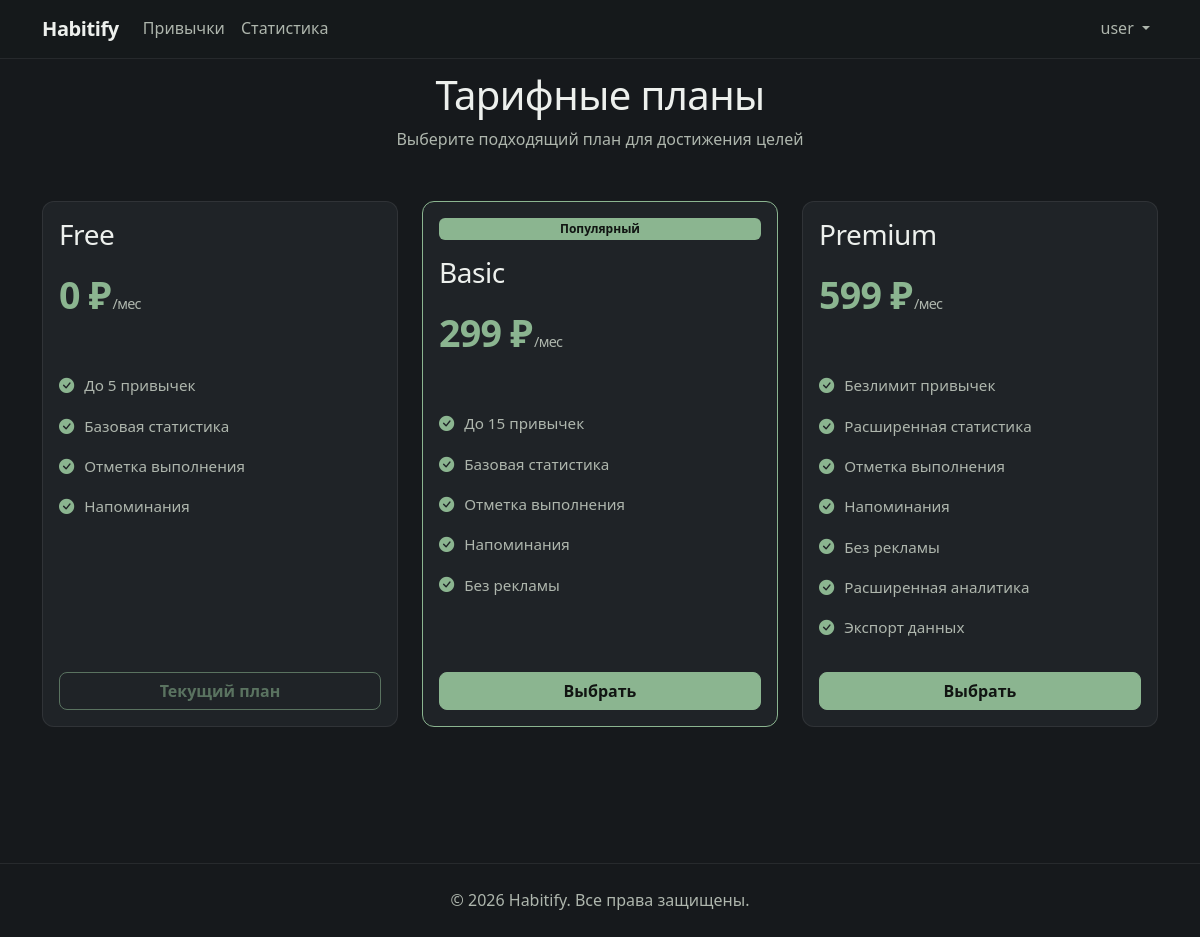
Page /pricing (signed in) on the committed database.
### tables this page shows
CREATE TABLE users (
    id INT AUTO_INCREMENT PRIMARY KEY,
    username VARCHAR(50) NOT NULL UNIQUE,
    email VARCHAR(255) NOT NULL UNIQUE,
    password_hash VARCHAR(255) NOT NULL,
    role ENUM('user', 'admin') DEFAULT 'user',
    subscription_type ENUM('free', 'basic', 'premium') DEFAULT 'free',
    is_banned TINYINT(1) DEFAULT 0,
    created_at TIMESTAMP DEFAULT CURRENT_TIMESTAMP,
    updated_at TIMESTAMP DEFAULT CURRENT_TIMESTAMP ON UPDATE CURRENT_TIMESTAMP,
    INDEX idx_email (email),
    INDEX idx_username (username),
    INDEX idx_subscription (subscription_type),
    INDEX idx_role (role)
);

### app/Core/View.php (called while the page is built, shortened)
<?php
class View
{
    private static $shared = [];
    public static function share($key, $value = null)
    {
        if (is_array($key)) {
            self::$shared = array_merge(self::$shared, $key);
        } else {
            self::$shared[$key] = $value;
        }
    }
    public static function render($template, $data = [])
    {
        $data = array_merge(self::$shared, $data);
        return self::renderFile($template, $data);
    }
    public static function escape($value)
    {
        return htmlspecialchars((string)$value, ENT_QUOTES, 'UTF-8');
    }
    private static function renderFile($template, $data)
    {
        $path = self::resolvePath($template);
        extract($data, EXTR_SKIP);
        include $path;
        return ob_get_clean();
    }
    private static function resolvePath($template)
    {
        $template = str_replace('.', DIRECTORY_SEPARATOR, $template);
        return __DIR__ . '/../Views/' . $template . '.php';
    }
}

### app/Core/Controller.php (called while the page is built, shortened)
<?php
abstract class Controller
{
    protected $response;
    protected $auth;
    public function __construct(Container $container)
    {
        $this->response = new Response();
        $this->auth = $container->make(Auth::class);
    }
    protected function view($template, $data = [], $status = 200, $layout = 'layouts.app')
    {
        $csrf = $this->csrfToken();
        $data['csrf'] = $csrf;
        $data['user'] = $data['user'] ?? ($this->auth->check() ? $this->auth->user() : null);
        $data['currentUser'] = $data['user'];
        $data['content'] = View::render($template, $data);
        $result = $layout ? View::render($layout, $data) : $data['content'];
        return $this->response->content($result)->status($status);
    }
    protected function csrfToken()
    {
        return $_SESSION['csrf_token'];
    }
}

### app/Controllers/PricingController.php (called while the page is built, shortened)
<?php
class PricingController extends Controller
{
    public function index()
    {
        return $this->view('pricing.index');
    }
}

### app/Core/Router.php (called while the page is built, shortened)
<?php
class Router
{
    private $container;
    private $routes = [];
    private $basePath = '';
    private $groupStack = [];
    public function __construct(Container $container = null)
    {
        $this->container = $container ?? Container::getInstance();
    }
    public function setBasePath($path)
    {
        $this->basePath = $path;
        return $this;
    }
    public function group(array $attributes, callable $callback)
    {
        $this->groupStack[] = $attributes;
        array_pop($this->groupStack);
        return $this;
    }
    private function addRoute($method, $path, $handler, array $middleware = [])
    {
        $prefix = $this->groupStack ? end($this->groupStack)['prefix'] ?? '' : '';
        $groupMiddleware = $this->groupStack ? end($this->groupStack)['middleware'] ?? [] : [];
        $path = $this->basePath . $prefix . $path;
        $pattern = $this->convertToRegex($path);
        $middleware = array_merge($groupMiddleware, $middleware);
        $this->routes[$method][$pattern] = [
            'pattern' => $path,
            'handler' => $handler,
            'params' => $this->extractParams($path),
            'middleware' => $middleware
        ];
        return $this;
    }
    private function convertToRegex($path)
    {
        $path = preg_replace('/\{([a-zA-Z0-9_]+)\}/', '([^/]+)', $path);
        $path = preg_replace('/\{([a-zA-Z0-9_]+)\?\}/', '([^/]*)', $path);
        return '#^' . $path . '$#';
    }
    private function extractParams($path)
    {
        preg_match_all('/\{([a-zA-Z0-9_]+)(\?)?\}/', $path, $matches);
        return $matches[1];
    }
    public function dispatch(Request $request, Response $response)
    {
        $uri = rtrim($request->path(), '/');
        $method = $request->method();
        foreach (($this->routes[$method] ?? []) as $pattern => $route) {
            if (preg_match($pattern, $uri, $matches)) {
                array_shift($matches);
                $params = array_combine($route['params'], $matches);
                return $this->runRoute($route, $params, $request, $response);
            }
        }
        return $response->json(['error' => 'Route not found'], 404);
    }
    private function runRoute(array $route, array $params, Request $request, Response $response)
    {
        $middleware = $route['middleware'];
        $handler = $route['handler'];
        $params['request'] = $request;
        $params['response'] = $response;
        $core = function ($req, $res) use ($handler, $params) {
            return $this->callHandler($handler, $params, $req, $res);
        };
        $pipeline = array_reduce(
            array_reverse($middleware),
            function ($next, $mwClass) {
                return function ($req, $res) use ($mwClass, $next) {
                    $middleware = $this->container->make($mwClass);
                    return $middleware->handle($req, $res, $next);
                };
            },
            $core
        );
        return $pipeline($request, $response);
    }
    private function callHandler($handler, array $params, Request $request, Response $response)
    {
        if (is_array($handler)) {
            list($controller, $method) = $handler;
            $instance = $this->container->make($controller);
            $args = $this->resolveMethodArgs($instance, $method, $params);
            $result = call_user_func_array([$instance, $method], $args);
        } elseif (is_callable($handler)) {
            $reflector = new \ReflectionFunction(\Closure::fromCallable($handler));
            $args = $this->resolveCallableArgs($reflector, $params);
            $result = call_user_func_array($handler, $args);
        } else {
            throw new \Exception('Invalid route handler');
        }
        if ($result instanceof Response) {
            return $result;
        }
        return $response;
    }
    private function resolveMethodArgs($instance, $method, array $params)
    {
        try {
            $reflector = new \ReflectionMethod($instance, $method);
        } catch (\ReflectionException $e) {
            throw new \Exception("Method {$method} not found");
        }
        return $this->resolveCallableArgs($reflector, $params);
    }
    private function resolveCallableArgs(\ReflectionFunctionAbstract $reflector, array $params)
    {
        $args = [];
        return $args;
    }
}

### app/Core/Model.php (called while the page is built, shortened)
<?php
class Model
{
    protected $db;
    protected $table;
    protected $primaryKey = 'id';
    public function __construct()
    {
        $this->db = Database::getConnection();
    }
    private function quoteColumn(string $column): string
    {
        return "`{$column}`";
    }
    public function find($id)
    {
        $pk = $this->quoteColumn($this->primaryKey);
        $stmt = $this->db->prepare("SELECT * FROM {$this->table} WHERE {$pk} = ?");
        $stmt->execute([$id]);
        $result = $stmt->fetch();
        return $result ?: null;
    }
}

### app/config/database.php (called while the page is built, shortened)
<?php
return [
    'host' => 'localhost',
    'port' => '3306',
    'database' => 'habitify',
    'username' => 'root',
    'password' => 'root',
    'charset' => 'utf8mb4',
    'options' => [
        PDO::ATTR_ERRMODE => PDO::ERRMODE_EXCEPTION,
        PDO::ATTR_DEFAULT_FETCH_MODE => PDO::FETCH_ASSOC,
        PDO::ATTR_EMULATE_PREPARES => false,
    ]
];

### app/Core/Database.php (called while the page is built, shortened)
<?php
class Database
{
    private static $instance = null;
    public static function getConnection()
    {
        if (self::$instance === null) {
            $config = require __DIR__ . '/../config/database.php';
            try {
                $dsn = sprintf(
                    'mysql:host=%s;port=%s;dbname=%s;charset=%s',
                    $config['host'],
                    $config['port'],
                    $config['database'],
                    $config['charset']
                );
                self::$instance = new PDO(
                    $dsn,
                    $config['username'],
                    $config['password'],
                    $config['options']
                );
            } catch (PDOException $e) {
                error_log('Database connection failed: ' . $e->getMessage());
                throw new \Exception('Database connection failed');
            }
        }
        return self::$instance;
    }
}

### app/Core/Auth.php (called while the page is built, shortened)
<?php
class Auth
{
    private $userModel;
    public function __construct(User $userModel = null)
    {
        $this->userModel = $userModel ?? new User();
    }
    public function user()
    {
        $user = $this->userModel->find($_SESSION['user_id']);
        return [
            'id' => (int)$user['id'],
            'email' => $user['email'],
            'username' => $user['username'],
            'role' => $user['role'],
            'subscription_type' => $user['subscription_type']
        ];
    }
}

### app/Views/pricing/index.php (the view, shortened to what this page needs)
<?php
$user = $user ?? null;
$isAuth = !empty($user['id']);
$currentPlan = $user['subscription_type'] ?? 'free';
?>
<div class="text-center mb-5">
    <h1>Тарифные планы</h1>
    <p class="text-muted">Выберите подходящий план для достижения целей</p>
</div>
<div class="row">
    <?php
    $plans = [
        ['key' => 'free', 'name' => 'Free', 'price' => '0', 'features' => ['До 5 привычек', 'Базовая статистика', 'Отметка выполнения', 'Напоминания']],
        ['key' => 'basic', 'name' => 'Basic', 'price' => '299', 'featured' => true, 'features' => ['До 15 привычек', 'Базовая статистика', 'Отметка выполнения', 'Напоминания', 'Без рекламы']],
        ['key' => 'premium', 'name' => 'Premium', 'price' => '599', 'features' => ['Безлимит привычек', 'Расширенная статистика', 'Отметка выполнения', 'Напоминания', 'Без рекламы', 'Расширенная аналитика', 'Экспорт данных']]
    ];
    foreach ($plans as $plan): ?>
    <div class="col-md-4 mb-4">
        <div class="card pricing-card h-100 <?= !empty($plan['featured']) ? 'featured' : '' ?>">
            <div class="card-body">
                <?php if (!empty($plan['featured'])): ?>
                <span class="badge bg-primary mb-3">Популярный</span>
                <?php endif; ?>
                <h3><?= View::escape($plan['name']) ?></h3>
                <div class="price"><?= $plan['price'] ?> ₽<small>/мес</small></div>
                <ul class="pricing-features">
                    <?php foreach ($plan['features'] as $f): ?>
                    <li><i class="bi bi-check-circle-fill"></i> <?= View::escape($f) ?></li>
                    <?php endforeach; ?>
                </ul>
                <?php if (!$isAuth): ?>
                    <a href="/register" class="btn btn-primary w-100">Начать бесплатно</a>
                <?php elseif ($currentPlan === $plan['key']): ?>
                <button class="btn btn-outline-primary w-100" disabled>Текущий план</button>
                <?php else: ?>
                <form action="/api/subscribe" method="POST">
                    <button type="submit" class="btn btn-primary w-100">Выбрать</button>
                </form>
                <?php endif; ?>
            </div>
        </div>
    </div>
    <?php endforeach; ?>
</div>

### app/Views/layouts/app.php (shortened to what this page needs)
<?php
$isLanding = $isLanding ?? false;
$currentUser = $currentUser ?? $user ?? null;
?><!DOCTYPE html>
<html lang="ru">
<head>
    <link href="https://cdn.jsdelivr.net/npm/bootstrap@5.3.0/dist/css/bootstrap.min.css" rel="stylesheet">
    <link rel="stylesheet" href="https://cdn.jsdelivr.net/npm/bootstrap-icons@1.11.0/font/bootstrap-icons.css">
    <link rel="stylesheet" href="/assets/css/style.css">
</head>
<body>
    <nav class="navbar navbar-expand-lg navbar-dark bg-dark">
        <div class="container">
            <a class="navbar-brand fw-bold" href="/">Habitify</a>
            <div class="collapse navbar-collapse" id="navbarNav">
                <?php if ($isLanding): ?>
                <ul class="navbar-nav ms-auto align-items-center">
                    <li class="nav-item"><a class="nav-link" href="#features">Возможности</a></li>
                    <li class="nav-item"><a class="nav-link" href="#how">Как это работает</a></li>
                    <li class="nav-item"><a class="nav-link" href="#pricing">Тарифы</a></li>
                    <?php if (isset($currentUser) && !empty($currentUser['id'])): ?>
                        <?php if (($currentUser['role'] ?? '') === 'admin'): ?>
                        <li class="nav-item ms-lg-3">
                            <a class="btn btn-outline-light" href="/admin"><i class="bi bi-shield-lock me-1"></i>Админ-панель</a>
                        </li>
                        <li class="nav-item ms-2">
                            <a class="btn btn-primary" href="/logout">Выйти</a>
                        </li>
                        <?php else: ?>
                        <li class="nav-item ms-lg-3">
                            <a class="btn btn-outline-light" href="/habits"><i class="bi bi-grid me-1"></i>Мои привычки</a>
                        </li>
                        <li class="nav-item ms-2">
                            <a class="btn btn-primary" href="/logout">Выйти</a>
                        </li>
                        <?php endif; ?>
                    <?php else: ?>
                    <li class="nav-item ms-lg-3">
                        <a class="btn btn-outline-light" href="/login">Войти</a>
                    </li>
                    <li class="nav-item ms-2">
                        <a class="btn btn-primary" href="/register">Начать бесплатно</a>
                    </li>
                    <?php endif; ?>
                </ul>
                <?php else: ?>
                <ul class="navbar-nav me-auto">
                    <?php if (isset($currentUser) && ($currentUser['role'] ?? '') === 'admin'): ?>
                    <li class="nav-item"><a class="nav-link" href="/admin">Дашборд</a></li>
                    <li class="nav-item"><a class="nav-link" href="/admin/users">Пользователи</a></li>
                    <li class="nav-item"><a class="nav-link" href="/admin/audit">Аудит</a></li>
                    <?php else: ?>
                    <li class="nav-item"><a class="nav-link" href="/habits">Привычки</a></li>
                    <li class="nav-item"><a class="nav-link" href="/stats">Статистика</a></li>
                    <?php endif; ?>
                </ul>
                <ul class="navbar-nav">
                    <?php if (isset($currentUser) && !empty($currentUser['id'])): ?>
                    <li class="nav-item dropdown">
                        <a class="nav-link dropdown-toggle" href="#" id="userDropdown" role="button" data-bs-toggle="dropdown">
                            <?= View::escape($currentUser['username'] ?? $currentUser['email']) ?>
                        </a>
                    </li>
                    <?php endif; ?>
                </ul>
                <?php endif; ?>
            </div>
        </div>
    </nav>
    <main class="<?= $isLanding ? '' : 'container' ?> mt-0">
        <?= $content ?? '' ?>
    </main>
    <?php if (!$isLanding): ?>
    <footer class="mt-5 py-4">
        <div class="container text-center text-muted">
            <p class="mb-0">&copy; 2026 Habitify. Все права защищены.</p>
        </div>
    </footer>
    <?php endif; ?>
</body>
</html>

### rows in the picture
users: username "user", name "Free", is_banned "0", f "До 5 привычек", f "Базовая статистика", f "Отметка выполнения", f "Напоминания", subscription_type "Текущий план"

### other values in the picture
View::escape($plan['name']) "Basic"
$plan['price'] "299"
View::escape($f) "До 15 привычек"
View::escape($f) "Базовая статистика"
View::escape($f) "Отметка выполнения"
View::escape($f) "Напоминания"
View::escape($f) "Без рекламы"
View::escape($plan['name']) "Premium"
$plan['price'] "599"
View::escape($f) "Безлимит привычек"
View::escape($f) "Расширенная статистика"
View::escape($f) "Расширенная аналитика"
View::escape($f) "Экспорт данных"
